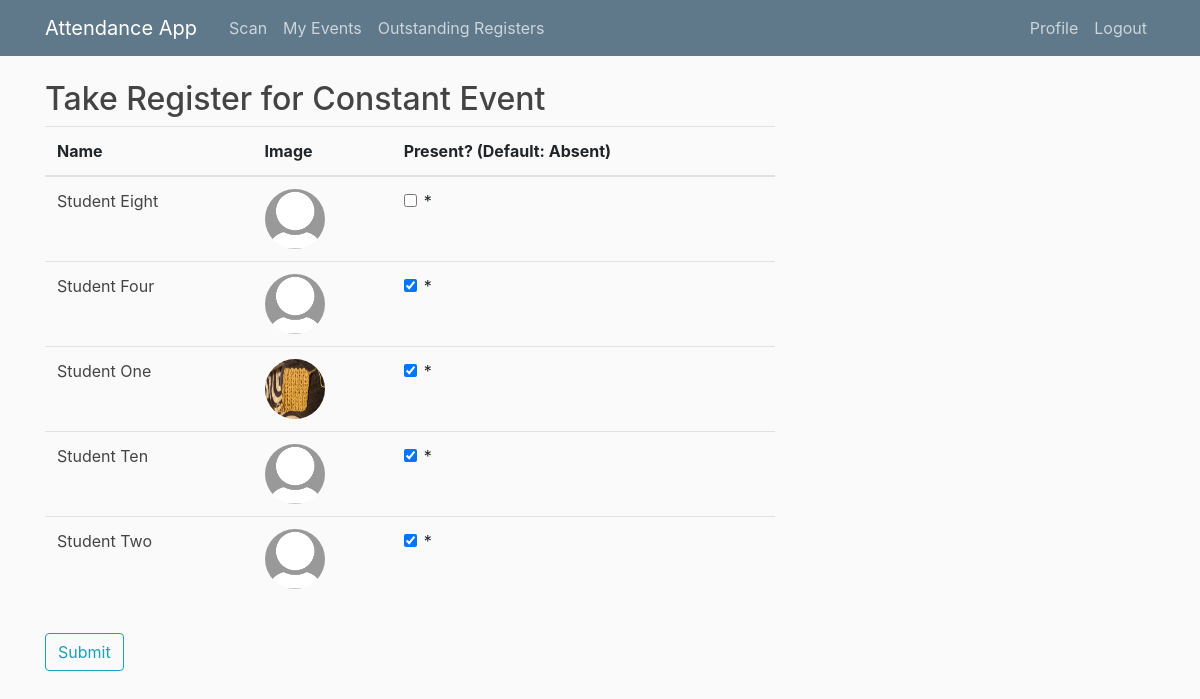
/event/4/register/ (signed in), run on the app's committed database.
### main/models.py (models this page shows, shortened)
class Event(models.Model):
    EVENT_TYPES = (
        ('LE', 'Lecture'),
        ('EX', 'Examination'),
        ('TU', 'Tutorial'),
        ('SG', 'Study Group')
    )
    title = models.CharField(max_length = 100)
    event_type = models.CharField(max_length=2, choices=EVENT_TYPES) # Lecture, tutorial, exam or study group
    start_time = models.DateTimeField(default = timezone.now)
    end_time = models.DateTimeField(default = one_hour_ahead)
    location = models.CharField(max_length = 100, null = True)
    leader = models.ForeignKey(Staff, on_delete=models.CASCADE, related_name = 'staff_leader') # Leader must be a staff member
    attendees = models.ManyToManyField(Student, related_name='student_attendees')
    auth_uuid = models.UUIDField(default=uuid.uuid4, editable = False) # Generates authentication hash
    register_taken = models.BooleanField(default = False)
    def started(self):
        if timezone.now() >= self.start_time:
            return True
        else:
            return False

class Attendance(models.Model):
    student = models.ForeignKey(Student, on_delete=models.CASCADE) # if student is deleted, attendance authentications should be deleted too
    event = models.ForeignKey(Event, on_delete=models.CASCADE) # if event is deleted, attendance authentications should be deleted too
    auth_time = models.DateTimeField(null=True)

### users/models.py (models this page shows, shortened)
class Student(models.Model):
    user = models.OneToOneField(User,  on_delete=models.CASCADE) # Each Student object maps to one account and vice versa
    cid = models.AutoField(primary_key=True) # CIDs have 8 digits
    course = models.CharField(max_length=50, null = True)
    year = models.IntegerField(null=True)

class Profile(models.Model):
    user = models.OneToOneField(User, on_delete=models.CASCADE)
    image = models.ImageField(default='default.jpg', upload_to='profile_pics')

### main/views.py (the view)
# urls.py: path('event/<int:pk>/register/', views.take_register, name='event-register'), # Electronic register for each event
@login_required
def take_register(request, pk):
    event = get_object_or_404(Event, pk=pk)
    student_auths = Attendance.objects.filter(event=event).order_by('student__user__first_name', 'student__user__last_name') # Extract queryset of authentications, ordered by student's first name
    count = student_auths.count()
    register_formset = formset_factory(AttendanceVerificationForm, extra=count) # Create formset
    initial = []
    for auth in student_auths:
        initial.append(
            {'mark_attendance': Verification.objects.filter(student=auth.student, event=event).exists()}
        )
    if event.leader.user == request.user or request.user.groups.filter(name="Admin").exists():
        if event.event_type == 'LE': # Register does not need to be taken at lectures
            messages.info(request, f'Register does not need to be taken at a lecture')
            return redirect(event.get_absolute_url())
        else: # Tutorials, study groups and exams require a register to be taken
            if event.started(): # Only allow register to be taken if event has started
                if request.method == 'POST': # If the request is a POST request, process the form's data
                    formset = register_formset(request.POST)
                    student_list = zip(formset, student_auths)
                    if formset.is_valid():
                        event.register_taken = True # Mark that a register has been taken for this event
                        event.save()
                        for form, auth in student_list:
                            student = auth.student
                            mark = form.cleaned_data.get('mark_attendance') # Obtain data submitted from each form in formset
                            if mark == True:
                                if Verification.objects.filter(student=student, event=event).exists(): # Verification already exists for this particular event and student
                                    verification = Verification.objects.get(student=student, event=event)
                                    verification.verification_time = timezone.now() # Edit that verification object
                                else:
                                    verification = Verification.objects.create(verification_time=timezone.now(), event=event, student=student) # Create Verification object
                                verification.save()
                            else:
                                if Verification.objects.filter(student=student, event=event).exists(): # Verification already exists for this particular event and student
                                    verification = Verification.objects.get(student=student, event=event)
                                    verification.delete() # Delete verification object if student was not present at that event
                        messages.success(request, f'Register saved successfully!')
                        return redirect(event.get_absolute_url())
                else: # If this is a GET (or any other) request, create a blank formset
                    student_list = zip(register_formset(initial=initial), student_auths) # Initialise formset with previous register data (if any)
            else: # Event hasn't started yet
                messages.error(request, f'Event has not started yet')
                return redirect(event.get_absolute_url())
        context = {
                'formset': register_formset(),
                'list': student_list,
                'event': event,
        }
        return render(request, 'main/take_register.html', context)
    else: # Logged in user is not an admin user / staff leader
        return HttpResponse(status=403)

### users/templatetags/user_extras.py (called while the page is built)
@register.filter(name='has_group')
def has_group(user, group_name):
    return user.groups.filter(name=group_name).exists()

### main/templates/main/take_register.html (shortened to what this page needs)
{% extends 'main/base.html' %}
{% load crispy_forms_tags %}
{% block content %}
<h2>Take Register for <a href="{% url 'event-detail' event.pk %}">{{ event.title }}</h2>
<form method="POST">
    <fieldset class="form-group">
        <div class="table-responsive">
            <table class="table">
                <thead>
                    <tr>
                        <th scope="col">Name</th>
                        <th scope="col">Image</th>
                        <th scope="col">Present? (Default: Absent)</th>
                    </tr>
                </thead>
                <tbody>
                    {% for form, auth_student in list %}
                    <tr>
                        <td><a href="{% url 'user-profile' auth_student.student.user.username %}">{{ auth_student.student.user.first_name }} {{auth_student.student.user.last_name }}</a></td>
                        <td><img src="{{ auth_student.student.user.profile.image.url }}" class="rounded-circle article-img"></td>
                        <td>
                            {{ form|crispy }}
                        </td>
                    </tr>
                    {% endfor %}
                </tbody>
            </table>
        </div>
    </fieldset>
    <div class="form-group">
        <button class="btn btn-outline-info" type="submit">Submit</button>
    </div>
</form>
{% endblock content %}

### main/static/main/main.css (style rules this page uses)
body { background: #fafafa; color: #333333; margin-top: 5rem; }
h1, h2, h3, h4, h5, h6 { color: #444444; }
h2 { font-size: 2rem; }
h2 a { color: #444444; }
td a { color: #444444; }
.article-img { height: 60px; width: 60px; }

### data on the page
Event: title "Constant Event"
Attendance: student.user.first_name "Student", student.user.last_name "Eight", student.user.profile.image (placeholder picture)
Attendance: student.user.first_name "Student", student.user.last_name "Four", student.user.profile.image (placeholder picture)
Attendance: student.user.first_name "Student", student.user.last_name "One", student.user.profile.image (picture)
Attendance: student.user.first_name "Student", student.user.last_name "Ten", student.user.profile.image (placeholder picture)
Attendance: student.user.first_name "Student", student.user.last_name "Two", student.user.profile.image (placeholder picture)
